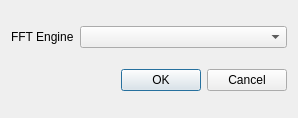
<?xml version="1.0" encoding="UTF-8"?>
<ui version="4.0">
 <class>FFTDialog</class>
 <widget class="QDialog" name="FFTDialog">
  <property name="geometry">
   <rect>
    <x>0</x>
    <y>0</y>
    <width>298</width>
    <height>118</height>
   </rect>
  </property>
  <property name="font">
   <font>
    <family>Liberation Sans</family>
    <pointsize>9</pointsize>
   </font>
  </property>
  <property name="windowTitle">
   <string>FFTW Wisdom file generator</string>
  </property>
  <property name="modal">
   <bool>true</bool>
  </property>
  <layout class="QVBoxLayout" name="verticalLayout">
   <item>
    <layout class="QHBoxLayout" name="exeLayout">
     <item>
      <widget class="QLabel" name="fftEngineLabel">
       <property name="sizePolicy">
        <sizepolicy hsizetype="Maximum" vsizetype="Preferred">
         <horstretch>0</horstretch>
         <verstretch>0</verstretch>
        </sizepolicy>
       </property>
       <property name="toolTip">
        <string>Path to fftwf-wisdom executable</string>
       </property>
       <property name="text">
        <string>FFT Engine</string>
       </property>
      </widget>
     </item>
     <item>
      <widget class="QComboBox" name="fftEngine">
       <property name="toolTip">
        <string>Select FFT engine.

Changes only apply to new devices / channels until ES300 is restarted.</string>
       </property>
      </widget>
     </item>
    </layout>
   </item>
   <item>
    <widget class="QDialogButtonBox" name="buttonBox">
     <property name="orientation">
      <enum>Qt::Horizontal</enum>
     </property>
     <property name="standardButtons">
      <set>QDialogButtonBox::Cancel|QDialogButtonBox::Ok</set>
     </property>
    </widget>
   </item>
  </layout>
 </widget>
 <resources/>
 <connections>
  <connection>
   <sender>buttonBox</sender>
   <signal>accepted()</signal>
   <receiver>FFTDialog</receiver>
   <slot>accept()</slot>
   <hints>
    <hint type="sourcelabel">
     <x>248</x>
     <y>254</y>
    </hint>
    <hint type="destinationlabel">
     <x>157</x>
     <y>274</y>
    </hint>
   </hints>
  </connection>
  <connection>
   <sender>buttonBox</sender>
   <signal>rejected()</signal>
   <receiver>FFTDialog</receiver>
   <slot>reject()</slot>
   <hints>
    <hint type="sourcelabel">
     <x>316</x>
     <y>260</y>
    </hint>
    <hint type="destinationlabel">
     <x>286</x>
     <y>274</y>
    </hint>
   </hints>
  </connection>
 </connections>
</ui>
